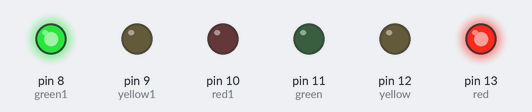
A sketch run on a simulated Arduino Uno, built with avr-gcc and run on an emulated ATmega328P. On the bench: output pins drawn as LEDs (lit = HIGH).

Above: at 4.0 s.
At 12.0 s:
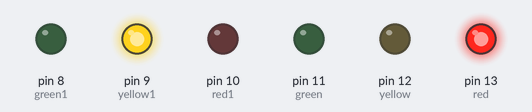
At 21.5 s:
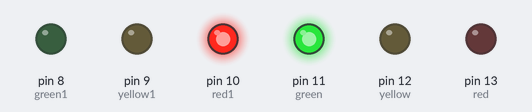
At 31.0 s:
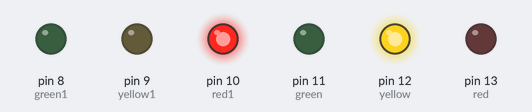
Timing chart, 0 to 45.5 s (numbered marks = the images above):
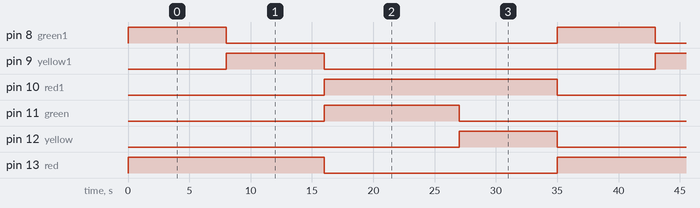

The sketch:

TrafficLights.ino
```cpp
int red = 13;
int yellow = 12;
int green = 11;

int red1=10;
int yellow1=9;
int green1=8;


void setup(){
    pinMode(red, OUTPUT);
    pinMode(yellow, OUTPUT);
    pinMode(green, OUTPUT);
        pinMode(red1, OUTPUT);
    pinMode(yellow1, OUTPUT);
    pinMode(green1, OUTPUT);

}

void loop(){
    changeLights();
      delay(5000);
}

void changeLights(){
  digitalWrite(red1,LOW);
    // green off, yellow on for 3 seconds
    digitalWrite(green, LOW);
    digitalWrite(yellow, LOW);
    digitalWrite(red, HIGH);
    digitalWrite(green1, HIGH);
    delay(5000);
    digitalWrite(green1, HIGH);
    delay(3000);
    digitalWrite(green1,LOW);
    digitalWrite(yellow, LOW);
    digitalWrite(red, LOW);
    digitalWrite(yellow1,HIGH);
    digitalWrite(red, HIGH);
    delay(8000);
    digitalWrite(red,LOW);
    digitalWrite(yellow1,LOW);
    digitalWrite(red1,HIGH);
    digitalWrite(green,HIGH);
    delay(3000);
    digitalWrite(green,HIGH);
    delay(8000);
    digitalWrite(green, LOW);
    digitalWrite(yellow, HIGH);
    delay(3000);


}
```

Measured:
- by itself, pin 8 (green1), pin 9 (yellow1), pin 12 (yellow): alternates HIGH for 8.0 s and LOW for 27.0 s
- by itself, pin 10 (red1): alternates HIGH for 19.0 s and LOW for 16.0 s
- by itself, pin 11 (green): alternates HIGH for 11.0 s and LOW for 24.0 s
- by itself, pin 13 (red): alternates HIGH for 16.0 s and LOW for 19.0 s
